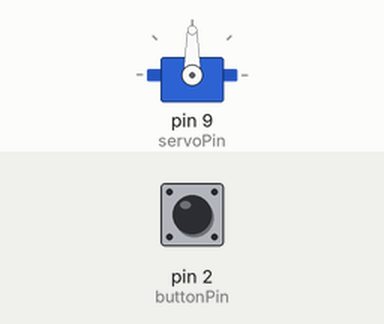
Bench run of a sketch on a simulated Arduino Uno, built with avr-gcc and run on an emulated ATmega328P. Shown: servo. The inputs (shaded band) are chosen by the test bench; at power-on: pin 2 (buttonPin) LOW.

Above: at 1.2 s.
1.3 s: pin 2 (buttonPin) pulled HIGH for 0.15 s
At 1.9 s:
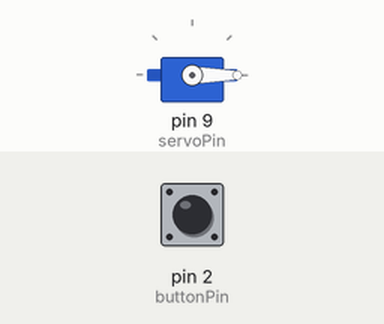
2.9 s: pin 2 (buttonPin) pulled HIGH for 1 s
At 3.2 s:
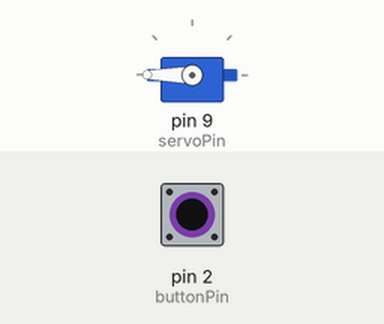
5.4 s: pin 2 (buttonPin) pulled HIGH for 3.2 s
At 6.3 s:
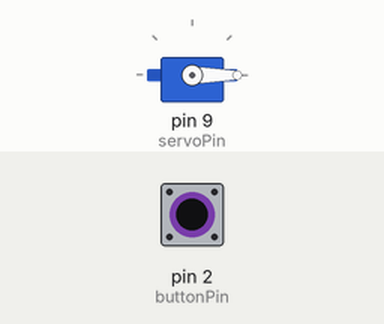
Timing chart, 0 to 8.4 s (numbered marks = the images above; inputs shaded):
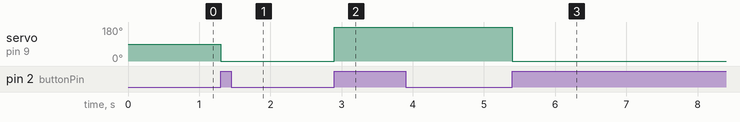

The sketch:

servoPulleyTest.ino
```cpp
#include <Servo.h>

const int servoPin = 9;
const int buttonPin = 2;

int buttonState = 0;
int is_Pressed = 0;

int currentState = -1;

Servo spaceDicks42069;

void setup() {
  // put your setup code here, to run once:

  //Button to move servo motor
  pinMode(buttonPin, INPUT);
  //Verify frequency of servo is 50 Hz
  spaceDicks42069.attach(servoPin, 860, 2330);
}

void loop() {
  // put your main code here, to run repeatedly:
  buttonState = digitalRead(buttonPin);

  if (is_Pressed == 0 && buttonState == 1) {
    is_Pressed = 1;
    currentState = (currentState + 1) % 2;
  } else if (is_Pressed == 1 && buttonState == 0) {
    is_Pressed = 0;
  }
  if (currentState == 0) {
    //Verify given PWM widths map to 0 and 180 degrees
    spaceDicks42069.write(0);
  } else if (currentState == 1) {
    spaceDicks42069.write(180);
  }
  Serial.println(spaceDicks42069.read());
}
```

Measured:
- after the input at 1.3 s, servo on pin 9 (servoPin): 90° → 0° at once
- after the input at 2.9 s, servo on pin 9 (servoPin): 0° → 180° at once
- after the input at 5.4 s, servo on pin 9 (servoPin): 180° → 0° at once
